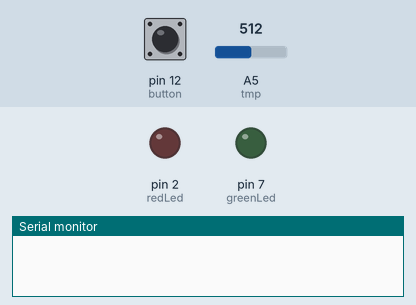
Recording of a sketch running on a simulated Arduino Uno, built with avr-gcc and run on an emulated ATmega328P. Parts: output pins drawn as LEDs (lit = HIGH), the last lines printed to the serial monitor. The test bench sets the inputs (shaded band); at power-on: pin 12 (button) LOW, A5 (tmp) = 512.

Above: at 1.2 s.
1.3 s: pin 12 (button) pulled HIGH for 0.15 s
At 1.38 s:
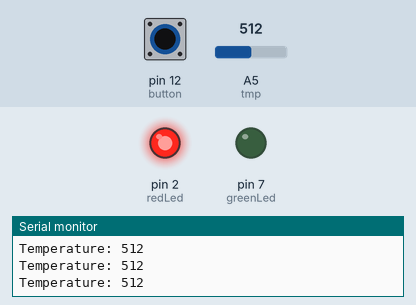
2.9 s: pin 12 (button) pulled HIGH for 3.2 s
At 7.3 s:
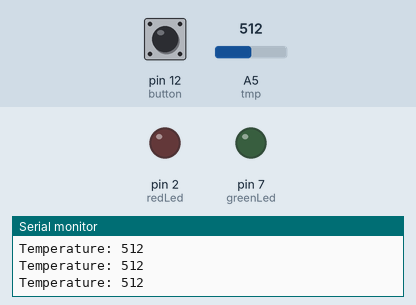
7.6 s: pin 12 (button) driven HIGH
At 8.4 s:
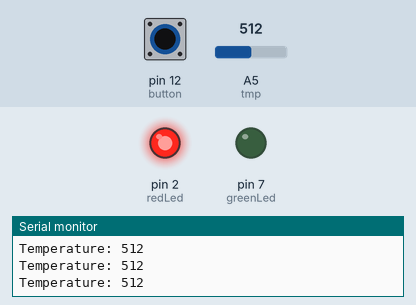
10.6 s: A5 (tmp) set to 165
13.6 s: A5 (tmp) set to 145
At 14.2 s:
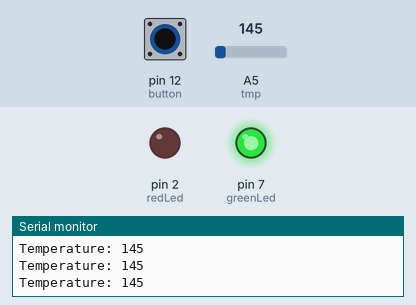
15.1 s: A5 (tmp) set to 306
At 15.4 s:
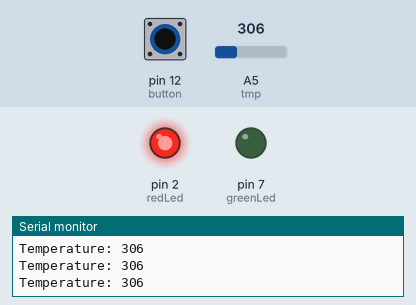
Timing chart, 0 to 17.6 s (numbered marks = the images above; inputs shaded):
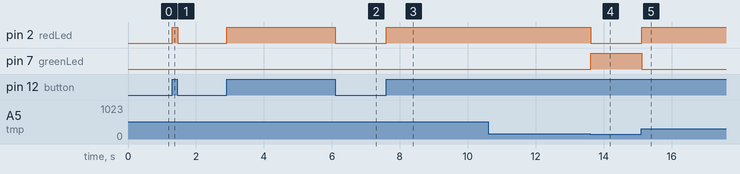

The sketch:

Task3.ino
```cpp
int tmp = A5;
int greenLed = 7;
int redLed = 2;
int button = 12;
int buttonValue;
int tmpValue;
void setup() {
  pinMode(tmp, INPUT);
  pinMode(greenLed, OUTPUT);
  pinMode(redLed, OUTPUT);
  pinMode(button, INPUT);
  Serial.begin(9600);
}

void loop() {
  buttonValue = digitalRead(button);
  if(buttonValue == HIGH)
  {
    tmpValue = analogRead(tmp);
    if(tmpValue <= 155)
    {
      digitalWrite(greenLed, HIGH);
      digitalWrite(redLed, LOW);
    }
    else
    {
      digitalWrite(greenLed, LOW);
      digitalWrite(redLed, HIGH);
    }
    Serial.print("Temperature: ");
    Serial.print(tmpValue);
    Serial.print("\n");
  }
  else
  {
      digitalWrite(greenLed, LOW);
      digitalWrite(redLed, LOW);
  }
}
```

Measured:
- the behaviour switches between 156 and 155 on A5 (tmp) (found by bisection; images 3 and 4)
- after the input at 1.3 s, pin 2 (redLed): LOW → HIGH at once, → LOW 0.16 s later
- after the input at 2.9 s, pin 2 (redLed): LOW → HIGH at once, → LOW 3.2 s later
- after the input at 7.6 s, pin 2 (redLed): LOW → HIGH at once
- after the input at 13.6 s, pin 2 (redLed): HIGH → LOW at once; pin 7 (greenLed): LOW → HIGH at once
- after the input at 15.1 s, pin 2 (redLed): LOW → HIGH at once; pin 7 (greenLed): HIGH → LOW at once
